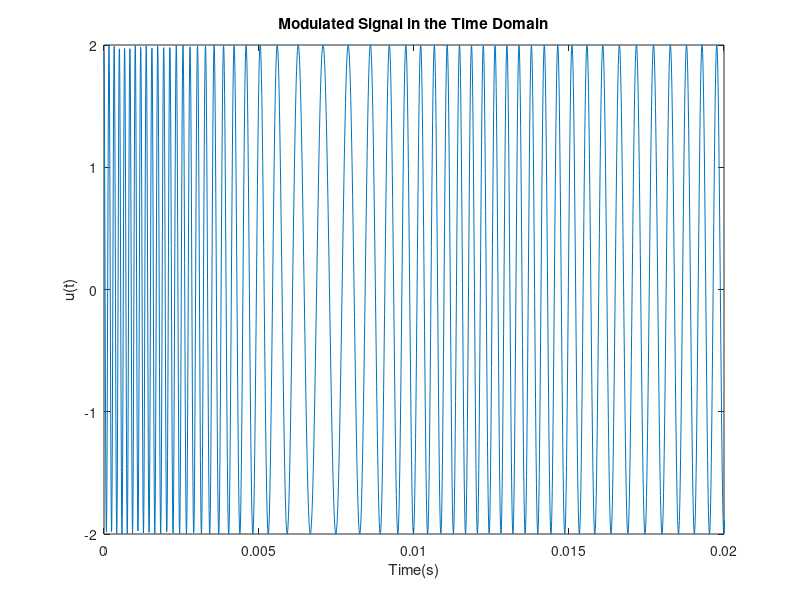
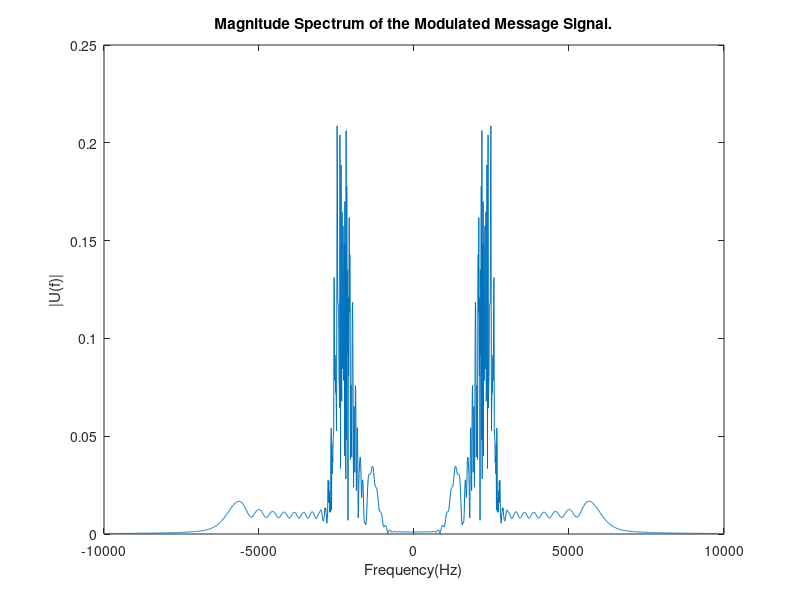
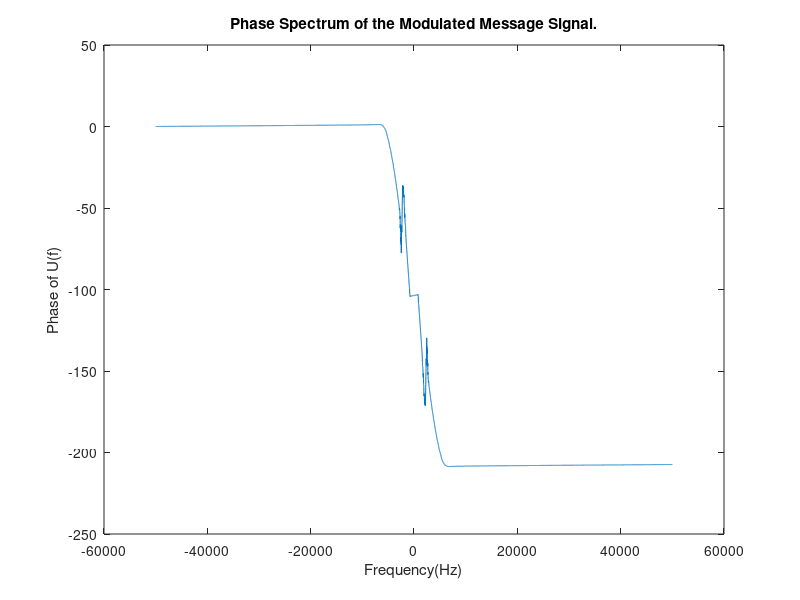

These figures' MATLAB source, in order:
function ExerciseTwo
%Higher frequency than question one so that the chnaging frequency can be
%seen as a smoother curve in the plotted u(t) in figure 1.
fs = 100000;
t = 0:1/fs:0.1;
index = 1;
for i = 0:1/fs:0.1
    if (i <= 0.05)
        message_signal(index) = 4*sinc(200*i) + (10*i);
    elseif (i >= 0.05 && i <= 0.1)
        message_signal(index) = 4*sinc(200*i) + (1 - 10*i);
    else
        message_signal(index) = 0;
    end
    index = index + 1;
end

fc = 2000;
%When looking at the plotted |M(f)| from question one, infinite frequencies
%can be seen and this is due to the 10t and (1-10t) in the equations for
%the message signal. Normally there is no fourier transform for a ramp
%function however since it is bounded in time it can be calculated using
%the fourier transform equation. (The calculation is shown in the report).

%The sinc functions have a bandwidth of 100Hz but, because of the ramp
%functions i have decided to include frequencies up to 600Hz as this is
%where the magnitude is very small and is negligible. If just the sinc
%function was included then information contained in 10t and (1-10t) will
%only be sent if their freqeuncies are in the 0-100Hz range, so to include
%more message information I have decided to include up to 600Hz.

%This leads to a calculated freqeuncy devaition of 999Hz. Calculation is
%shown in the report.
Kf = 999;

%Multiply by 2 for modulated signal due to the carrier having an amplitude
%of 2.
modulated_signal = 2 * fmmod(message_signal,fc,fs,Kf); 

modulated_signal_f = fftshift(fft(modulated_signal));
n = length(message_signal) - 1;
df = fs/n; 
f = -fs/2:df:fs/2;

figure(1)
plot(t,modulated_signal)
title("Modulated Signal in the Time Domain")
xlabel("Time(s)")
ylabel("u(t)")
set(gca,'XLim',[0 0.02]);

figure(2)
plot(f, abs(modulated_signal_f)/n)
title("Magnitude Spectrum of the Modulated Message Signal.")
xlabel("Frequency(Hz)")
ylabel("|U(f)|")
set(gca,'XLim',[-10000 10000]);

figure(3)
plot(f, unwrap(angle(modulated_signal_f)))
title("Phase Spectrum of the Modulated Message Signal.")
xlabel("Frequency(Hz)")
ylabel("Phase of U(f)")
end